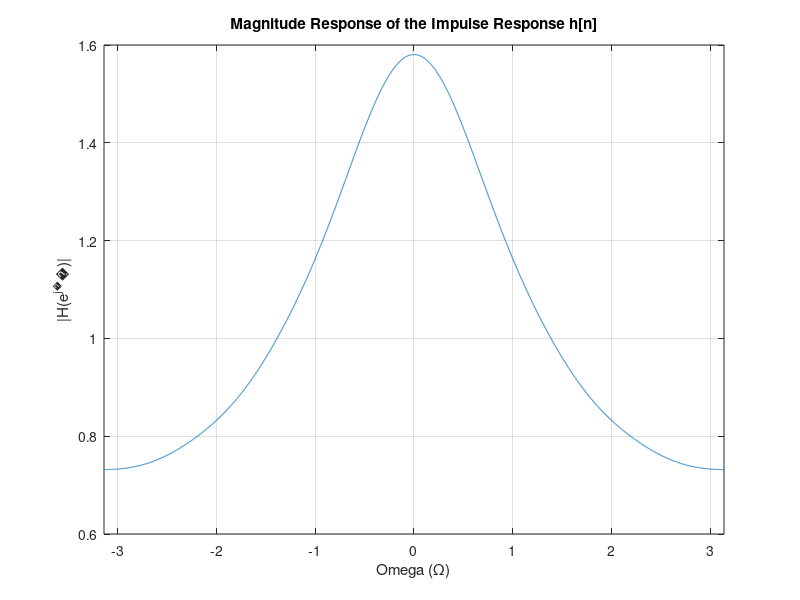

Here is the MATLAB script that generated this plot: (Note: this script raises an error after producing the figure.)
omega = -pi:0.001:pi;
impulse_response = zeros(1, length(omega));

for m = 1:length(omega)
    sum = 0;
    for k= 0:6
        sum = sum + exp(-k) * exp(-1i * omega(m) * -k);
    end

    impulse_response(m) = sum;

end

figure;
plot(omega, abs(impulse_response));
title('Magnitude Response of the Impulse Response h[n]');
xlabel('Omega (Ω)');
ylabel('|H(e^j^Ω)|');
xlim([-pi, pi]);
grid on;

fs = 1400;
t1 = 0:(1/fs):1;
t2 = 0:(1/fs):10;
t3 = 0:(1/fs):1000;

f0 = 0;
f_final = 700;

D4 = rem(22102718, 4);
M = 5+D4;
a = zeros(1, 10);
arr = 0:M-1;
b = exp(-1*arr);

k1 = (f_final - f0) / 1; %at k=1/10/100, f = f_ins, at k=0, f = f_0
k2 = (f_final - f0) / 10;
k3 = (f_final - f0) / 1000;

x1 = cos(2 * pi * ((k1/2) * (t1.^2)) + f0 * t1); %integrate to obtain phi(t)
x2 = cos(2 * pi * ((k2/2) * (t2.^2)) + f0 * t2);
x3 = cos(2 * pi * ((k3/2) * (t3.^2)) + f0 * t3);


y1 = DTLTI(a, b, x1, length(x1));
y2 = DTLTI(a, b, x2, length(x2));
y3 = DTLTI(a, b, x3, length(x3));


N1 = length(y1);
N2 = length(y2);
N3 = length(y3);
f_axis1 = linspace(0, pi, N1);
f_axis2 = linspace(0, pi, N2);
f_axis3 = linspace(0, pi, N3);

figure;
%subplot(1,3,1);
plot(f_axis1, abs(y1));
title('Linear chirp response for 0 ≤ t ≤ 1');
xlabel('Frequency (rad/sample)');
ylabel('Magnitude');
xlim([0, pi]);
grid on;

%subplot(1,3,2);
figure;
plot(f_axis2, abs(y2));
title('Linear chirp response for 0 ≤ t ≤ 10');
xlabel('Frequency (rad/sample)');
ylabel('Magnitude');
xlim([0, pi]);
grid on;

%subplot(1,3,3);
figure;
plot(f_axis3, abs(y3));
title('Linear chirp response for 0 ≤ t ≤ 1000');
xlabel('Frequency (rad/sample)');
ylabel('Magnitude');
xlim([0, pi]);
grid on;

function y = DTLTI(a, b, x, Ny)

    y = zeros(1, Ny);

    N = length(a); %corresponds to N in eqn 1
    M = length(b) - 1; %corresponds to M in eqn 2
    Nx = length(x);
       
    % compute y[n] for 0 ≤ n ≤ Ny-1
    for n = 1:Ny
        % compute the first summation term: Σ a[l]y[n−l]
        sum1 = 0;
        for l = 1:N
            if n - l > 0 %since y[n] is zero for n<0
                sum1 = sum1 + a(l) * y(n - l);
            end
        end
        
        % compute the second summation term: Σ b[k]x[n−k]
        sum2 = 0;
        for k = 0:M
            if n - k > 0 && n - k <= Nx %since x[n] is zero for n<0
                sum2 = sum2 + b(k + 1) * x(n - k);
            end
        end
        
        % compute y[n] using Eq. 1
        y(n) = sum1 + sum2;
    end
end